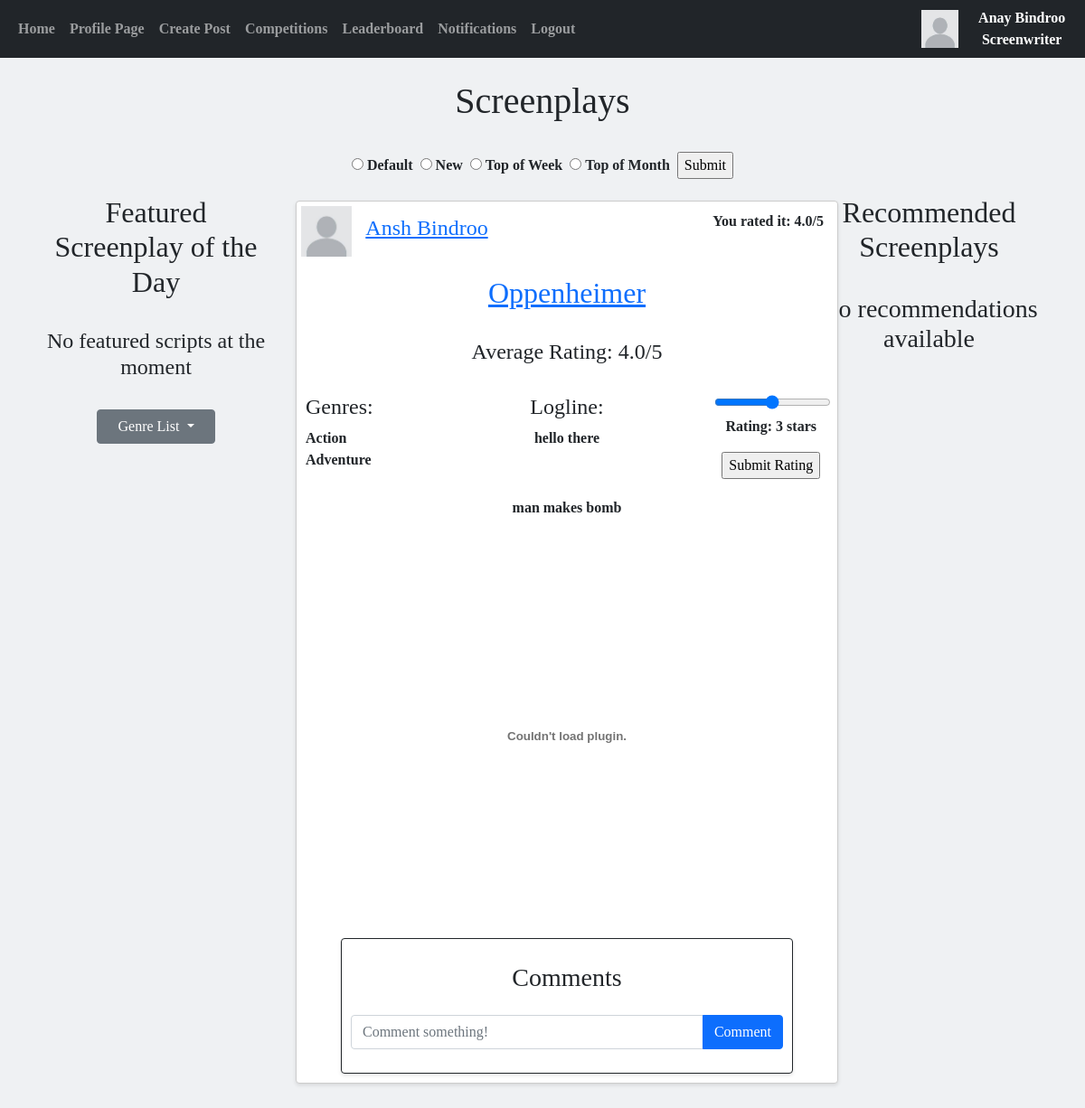
Page /home (signed in) on the committed database.
### website/models.py (models this page shows)
class Users(db.Model, UserMixin):
    __tablename__ = "Users"
    id = db.Column(db.Integer, primary_key=True)
    email = db.Column(db.String(150), unique=True)
    username = db.Column(db.String(150), unique=True)
    forename = db.Column(db.String(75), unique=True)
    surname = db.Column(db.String(75))
    password = db.Column(db.String(150))
    accounttype = db.Column(db.Integer)
    profilepic = db.Column(db.String(), nullable=True)
    biography = db.Column(db.Text)
    insta = db.Column(db.String(), nullable=True)
    twitter = db.Column(db.String(), nullable=True)
    notifnum = db.Column(db.Integer)
    date_created = db.Column(db.DateTime(timezone=True), default=func.now())
    writers = db.relationship('Screenwriters', backref="user", passive_deletes=True)
    producers = db.relationship('Producers', backref="user", passive_deletes=True)

class LikedScreenplays(db.Model):
    __tablename__ = "LikedScreenplays"
    writerid = db.Column(db.Integer, db.ForeignKey('Screenwriters.writerid'), primary_key=True)
    scriptid = db.Column(db.Integer, db.ForeignKey('Screenplays.scriptid'), primary_key=True)
    rating = db.Column(db.Float)

class Screenplays(db.Model):
    __tablename__ = "Screenplays"
    scriptid = db.Column(db.Integer, primary_key=True)
    writerid = db.Column(db.Integer, db.ForeignKey('Screenwriters.writerid', ondelete="CASCADE"), nullable=False)
    title = db.Column(db.String(300))
    logline = db.Column(db.String(165))
    message = db.Column(db.Text)
    screenplay = db.Column(db.String(300))
    fullfile = db.Column(db.String(300))
    avgrating = db.Column(db.Float)
    date_created = db.Column(db.Date, default=func.current_date())
    datetime_created = db.Column(db.DateTime(timezone=True), default=func.now())
    scripts = db.relationship('Notifications', backref="script", passive_deletes=True)
    scriptscommented = db.relationship('Comments', backref="script", passive_deletes=True)
    liked = db.relationship('LikedScreenplays', backref="script", passive_deletes=True)
    scripts2 = db.relationship('ScriptHas', backref="script", passive_deletes=True)
    liked2 = db.relationship('FeaturedScripts', backref="script", passive_deletes=True)

class ScriptHas(db.Model):
    __tablename__ = "ScriptHas"
    scriptid = db.Column(db.Integer, db.ForeignKey('Screenplays.scriptid'), primary_key=True)
    genreid = db.Column(db.Integer, db.ForeignKey('Genres.genreid'), primary_key=True)

class Genres(db.Model):
    __tablename__ = "Genres"
    genreid = db.Column(db.Integer, primary_key=True)
    genre = db.Column(db.String(50))
    genres = db.relationship('ScriptHas', backref="has")
    genres2 = db.relationship('CompHas', backref="has")

### website/homepage.py (the view)
@homepage.route("/")
@homepage.route("/home", methods=['GET', 'POST'])
@login_required
def home():
    UpdateNotificationNumber(current_user.id)
    if current_user.accounttype == 1:
        writer = Screenwriters.query.filter_by(userid=current_user.id).first()
        recs = GiveRecommendations(writer.writerid)
    else:
        recs = None
    sortedposts = Screenplays.query.order_by(Screenplays.avgrating.desc())
    posts = []
    for post in sortedposts:
        if post.date_created == date.today():
            posts.append(post)
    comments = Comments.query.all()
    scripthas = ScriptHas.query.all()
    likes = LikedScreenplays.query.all()
    featured = [None, None, None, None, None, None]
    LoadFeatured(featured, date.today())
    script = featured[0]
    if (script != None) and (datetime.now() >= script.dequeuedatetime): #When the screenplay's time is up, the screenplay is dequeued and removed from the table
        featured.pop()
        feature = FeaturedScripts.query.filter_by(scriptid = script.scriptid).first()
        db.session.delete(feature)
        db.session.commit()
    return flask.render_template("home.html", user=current_user, posts=posts, comments=comments, scripthas=scripthas, recs=recs, likes=likes, script=featured[0], featured=featured)

### website/templates/home.html (shortened to what this page needs)
{% extends "base.html" %}
{% block content %}
<!DOCTYPE html>
<html lang="en">
<head>
    <link rel="stylesheet" href="https://cdn.jsdelivr.net/npm/bootstrap-icons@1.5.0/font/bootstrap-icons.css">
    <link href="https://cdn.jsdelivr.net/npm/bootstrap@5.0.1/dist/css/bootstrap.min.css" rel="stylesheet">
</head>
<h1 style="text-align: center">{% block header %}Screenplays{% endblock %}</h1>
<body>
    <br>
    <div class="row">
        <div style="text-align:center; margin-left: auto; margin-right: auto" class="col-3">
            <br><br>
            {% if featured %}
                <div style="text-align: center">
                    <h2>Featured Screenplay of the Day</h2><br>
                    {% if script != None %}
                        <h2><a style="text-align: center" href="/script/{{script.script.scriptid}}" target="_blank">{{script.script.title}}</a></h2>
                        {{script.script.logline}}
                        <p>By: <a href="/profilepage/{{script.script.writer.user.id}}" class="username"><h4>{{script.script.writer.user.username}}</h4></a></p>
                        <embed style="text-align: center;" src=src="{{url_for('static', filename='files/'+ script.script.screenplay)}}#toolbar=0" style="width: 200px; height: 550px">
                    {% else %}
                        <h4>No featured scripts at the moment</h4>
                    {% endif %}
                </div>
            {% endif %}
            <br>
            <div class="dropdown">
                <button class="btn btn-secondary dropdown-toggle" type="button" data-bs-toggle="dropdown" aria-expanded="false" style="height:50%; width:50%">
                  Genre List
                </button>
            </div>
        </div>
        <div class="col-6" style="text-align:center; margin-left: auto; margin-right: auto">
            <form method='POST' action="/sort">
                <input type="radio" name="sorted" id="default" value="0"></input>
                <label for="default">Default&nbsp</label>
                <input type="radio" name="sorted" id="new" value="1"></input>
                <label for="new">New&nbsp</label>
                <input type="radio" name="sorted" id="week" value="2"></input>
                <label for="week">Top of Week&nbsp</label>
                <input type="radio" name="sorted" id="month" value="3"></input>
                <label for="month">Top of Month&nbsp</label>
                <input type="submit" value="Submit">
            </form>
            <br>
            <div id="posts">
                {% if posts %}
                    {% for post in posts %}
                        <div class="card">
                            {% if user.id == post.writer.user.id %}
                                <form action = /delete-post/{{post.scriptid}} method="POST">
                                    <input class="delete-button" type="submit" value="Delete" onclick="return confirm('Are you sure you want to delete this post?')">
                                </form>
                            {% else %}
                                {% for like in likes %}
                                    {% if (like.writer.user.id == user.id) and (like.script.scriptid == post.scriptid) %}
                                        <p style="position: absolute; right: 15px">You rated it: {{like.rating}}/5</p>
                                    {% endif %}
                                {% endfor %}
                            {% endif %}
                            <div class="user-info">
                                {% if post.writer.user.profilepic %}
                                    <img src="{{ url_for('static', filename='images/'+ post.writer.user.profilepic) }}" width = "110px" height = "110px" alt="Profile picture" class="profile-pic">
                                {% else %}
                                    <img src="/static/images/default.jpg" alt="Default profile picture" width = "110px" height = "110px" class="profile-pic">
                                {% endif %}
                                <a href="/profilepage/{{post.writer.user.id}}" class="username"><h4>{{post.writer.user.username}}</h4></a>
                            </div>
                            <br><br><br>
                            {% if post.screenplay %}
                                <a href="/script/{{post.scriptid}}" target="_blank"><h2>{{post.title}}</h2></a>
                            {% else %}
                                <h2>{{post.title}}</h2>
                            {% endif %}
                            {% if post.avgrating %}
                                <br>
                                <h4 style="text-align: center">Average Rating: {{post.avgrating}}/5</h4>
                            {% endif %}
                            <br>
                            {% if user.accounttype == 1 and user.id != post.writer.user.id %}
                                <div class="row">
                                    <div class="col-3" style="text-align: left">
                                        <h4>Genres:</h4>
                                            {% for script in scripthas %}
                                                    {% if script.scriptid == post.scriptid %}
                                                        <b>{{script.has.genre}}</b><br>
                                                    {% endif %}
                                            {% endfor %}
                                    </div>
                                    <br>
                                    <div class="col-6" style="text-align: center;">
                                        <h4>Logline:</h4>
                                        <p>{{post.logline}}</p>
                                    </div>
                                    <div class="col-3">
                                        <div style="text-align:center">
                                                    <form method = "POST" action="/rate/{{post.scriptid}}">
                                                        <div class="star-slider">
                                                            <input name="rate" type="range" min="1" max="5" step="0.5" class="starRating">
                                                            <p>Rating: <span class="ratingValue">3</span> stars</p>
                                                        </div>
                                                        <input type="submit" value="Submit Rating" onclick="return confirm('Are you sure you want to give this screenplay this rating? You cannot change your rating once it is submitted.')">
                                                    </form>
                                        </div>
                                    </div>
                                </div>
                            {% endif %}
                            <p class="message">{{post.message}}</p>
                            <br>
                            {% if post.screenplay %}
                                <embed class="pdf-embed" style="text-align: center;" src="{{url_for('static', filename='files/'+ post.screenplay)}}#toolbar=0" width = "100%" height = "550px">
                            {% else %}
                                <h2>Screenplay not available</h2>
                            {% endif %}
                            <br>
                            {% if user.accounttype == 1 %}
                                <div class="card border-dark" style="width:500px">
                                    <div class="card-body">
                                    <h3>Comments</h3>
                                    </div>
                                    <form class="input-group mb-3"method="POST" action="/create-comment/{{post.scriptid}}">
                                        <input type="text" id="text" name="text" class="form-control" placeholder="Comment something!"/>
                                        <button type="submit" class="btn btn-primary">Comment</button>
                                    </form>
                                </div>
                            {% endif %}
                        </div>
                        <br>
                    {% endfor %}
                    <br>
                {% else %}
                    <h1>No posts available</h1>
                    <br>
                    {% if user.accounttype == 1 %}
                        <a href="/post"><button type="button" class="btn btn-primary btn-lg">Create a Post</button></a>
                    {% endif %}
                {% endif %}
            </div>
        </div>
        {% if user.accounttype == 1 %}
            <div class="col-3">
                <br>
                <br>
                <h2 style="text-align: center">Recommended Screenplays</h2>
                    <br>
                    {% if recs == [] or recs == None %}
                        <h3 style="text-align: center">No recommendations available</h3>
                    {% endif %}
            </div>
        {% elif user.accounttype == 2 %}
            <div class="col-3">
            </div>
        {% endif %}
    </div>
</body>
</html>
{% endblock %}

### website/templates/base.html (shortened to what this page needs)
<!DOCTYPE html>
<html lang="en">
  <head>
    <link
      href="https://cdn.jsdelivr.net/npm/bootstrap@5.0.2/dist/css/bootstrap.min.css"
      rel="stylesheet"
    />
  </head>
  <body>
    <nav class="navbar navbar-expand-lg navbar-dark bg-dark">
      <div class="container-fluid">
        <div class="collapse navbar-collapse" id="navbar">
          <div class="navbar-nav">
            <a class="nav-item nav-link" href="/home">Home</a>
            {% if user.is_authenticated %}
            <a class="nav-item nav-link" href="/profilepage/{{user.id}}">Profile Page</a>
            <a class="nav-item nav-link" href="/post">Create Post</a>
            <a class="nav-item nav-link" href="/competitions">Competitions</a>
            <a class="nav-item nav-link" href="/leaderboard">Leaderboard</a>
            <a class="nav-item nav-link" style="position:relative" href="/notifications/{{user.id}}">Notifications</a>
            <a class="nav-item nav-link" href="/logout" onclick="return confirm('Are you sure you want to log out?')">Logout</a>
            {% else %}
            <a class="nav-item nav-link" href="/login">Login</a>
            <a class="nav-item nav-link" href="/sign-up">Sign Up</a>
            {% endif %}
          </div>
        </div>
      </div>
      <div style="text-align: right">
        {% if user.is_authenticated %}
          {% if user.profilepic %}
            <a href="/profilepage/{{user.id}}"" target=_blank><img src="{{ url_for('static', filename='images/'+ user.profilepic) }}" alt="Profile picture" height="50px" width="50px"></a>
          {% else %}
            <a href="/profilepage/{{user.id}}"" target=_blank><img src="/static/images/default.jpg" alt="Default profile picture" height="25%" width="25%"></a>
          {% endif %}
        {% endif %}
      </div>
      <div style="text-align: center; color: white;" >
        {{ user.username }}
        {% if user.accounttype == 1 %}
          Screenwriter
        {% elif user.accounttype == 2 %}
          Producer
        {% endif %}
      </div>
    </nav>
    <br>
    <div class="container">{% block content %}{% endblock %}</div>
  </body>
</html>

### rows in the picture
Users: username "Anay Bindroo"
Screenplays: writer.user.username "Ansh Bindroo", title "Oppenheimer", avgrating "4.0", logline "hello there", message "man makes bomb"
LikedScreenplays: rating "4.0"
ScriptHas: has.genre "Action"
ScriptHas: has.genre "Adventure"
